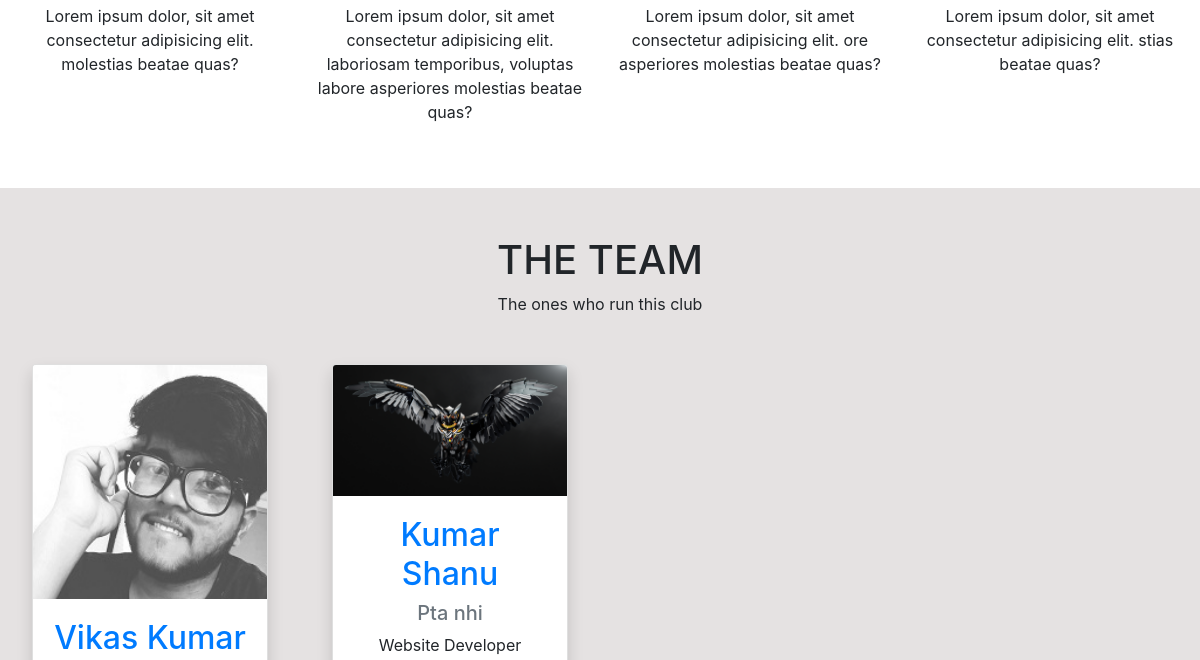
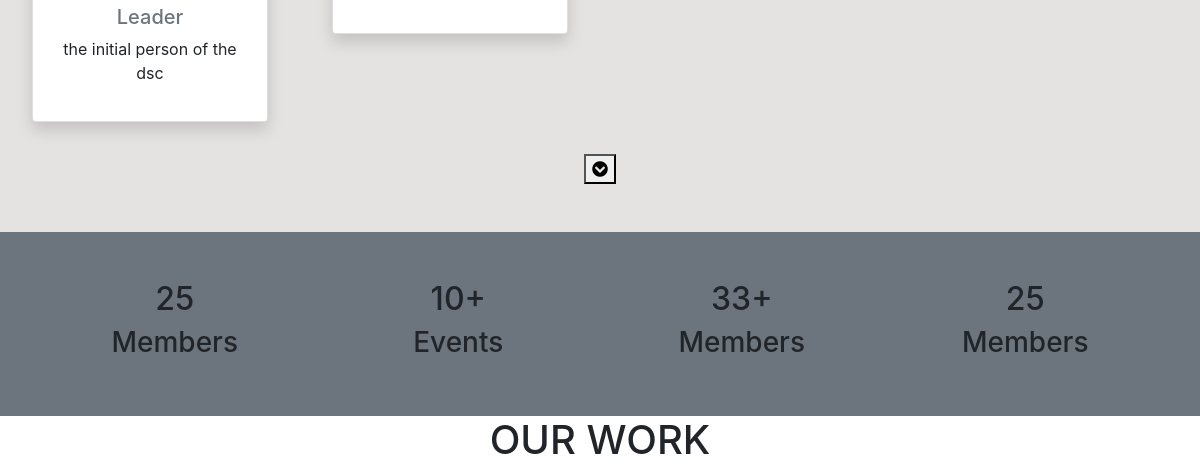
The app's page / (middle part), older data (2 pictures, top to bottom).
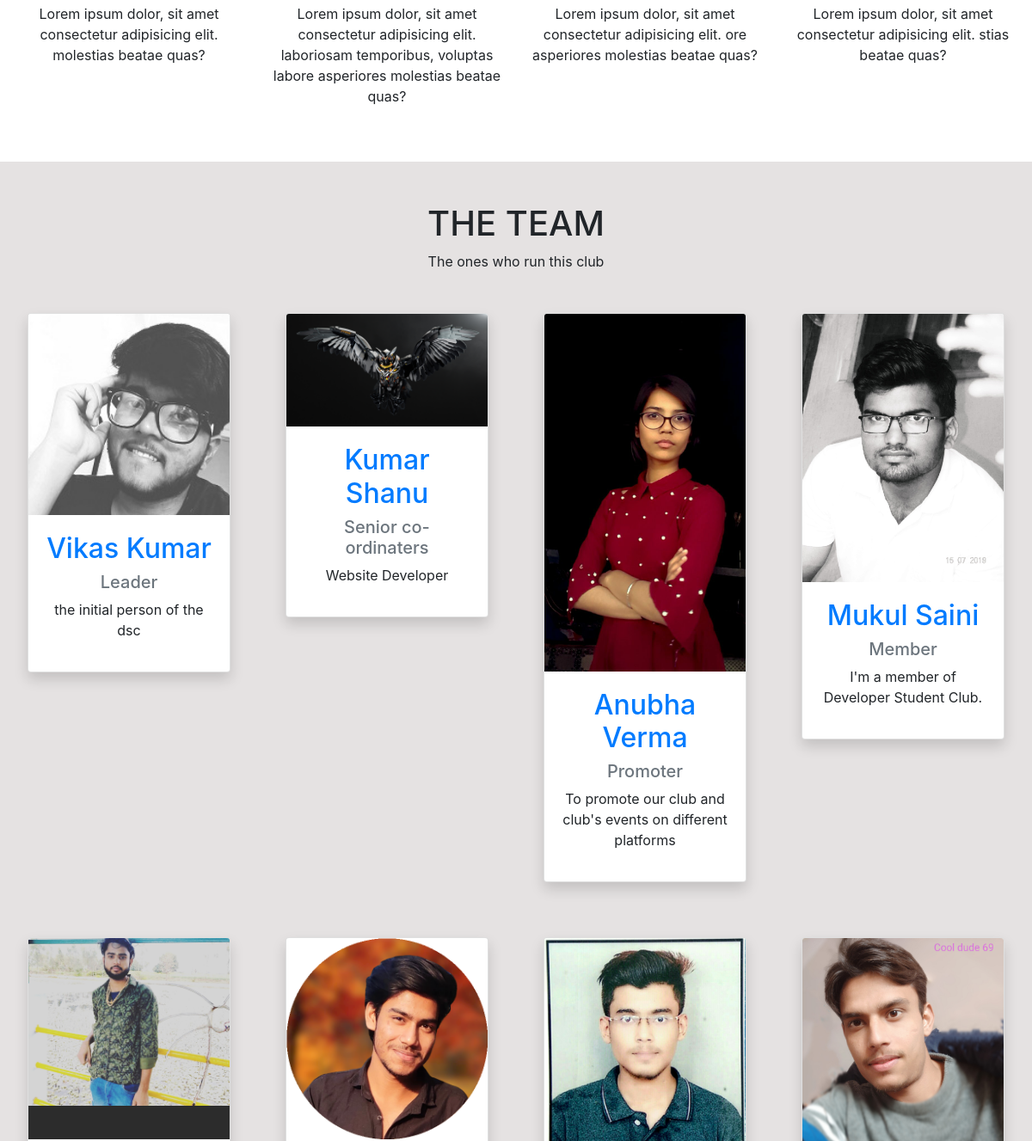
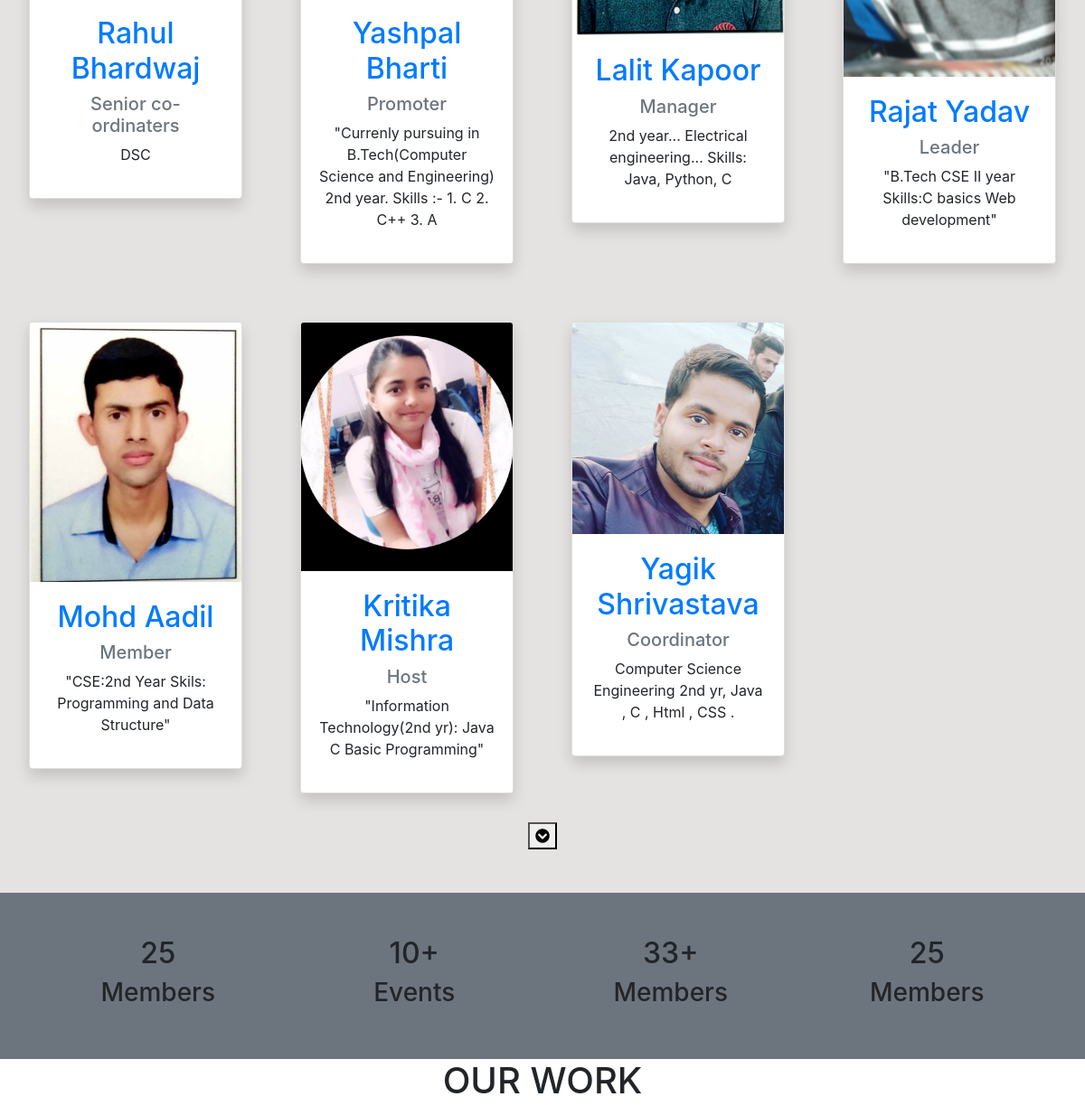
The same page, newer data (2 pictures, top to bottom).
### dscweb/models.py (models this page shows, shortened)
class Member(models.Model):
    pic         = models.ImageField()
    first_name  = models.CharField(max_length=50, null=False)
    last_name   = models.CharField(max_length=50, null=False)
    mobile      = models.CharField(max_length=12, null=False)
    email       = models.EmailField()
    title       = models.CharField(max_length=20, null=False)
    description = models.CharField(max_length=100)
    facebook    = models.URLField(null=True, blank=True)
    linkedin    = models.URLField(null=True, blank=True)
    github      = models.URLField(null=True, blank=True)
    def get_absolute_url(self):
        return f"/member/{self.first_name}"

### dscweb/views.py (the view)
# urls.py: path('', views.home_view, name='home'),
def home_view(request):
    members = Member.objects.all()
    context = {"title": "DSC", "members": members}
    return render(request, 'home.html', context)

### templates/home.html (shortened to what this page needs)
{% extends 'base.html' %}
{%load static%}
{% block content %}
    <section>
        <div class="container-fluid py-5">
            <div class="row">
                <div class="col-sm-3 text-center">
                    <p>Lorem ipsum dolor, sit amet consectetur adipisicing elit. molestias beatae quas?</p>
                </div>
                <div class="col-sm-3 text-center">
                    <p >Lorem ipsum dolor, sit amet consectetur adipisicing elit. laboriosam temporibus, voluptas labore asperiores molestias beatae quas?</p>
                </div>
                <div class="col-sm-3 text-center">
                    <p>Lorem ipsum dolor, sit amet consectetur adipisicing elit. ore asperiores molestias beatae quas?</p>
                </div>
                <div class="col-sm-3 text-center">
                    <p>Lorem ipsum dolor, sit amet consectetur adipisicing elit. stias beatae quas?</p>
                </div>
            </div>
        </div>
    </section>
    <section>
        <div class="container-fluid py-5 " style="background-color: rgb(229, 226, 226);">
            <h1 class="text-center">THE TEAM</h1>
            <p class="text-center">The ones who run this club</p>
            <div class="row">
                {% for member in members %}
                <div class="col-sm-3 p-4">
                    <div class="card shadow m-2">
                        <a href=" {{ member.get_absolute_url }} " >
                        <img src="{{ member.pic.url }}" alt="Pic" class="card-img-top img-fluid">
                        <div class="card-body text-center">
                            <h2>{{ member.first_name }} {{ member.last_name }}</h2>
                            </a>
                            <p class="text-secondary h5">{{ member.title }}</p>
                            <p>{{ member.description }}</p>
                        </div>
                    </div>
                </div>
                {% endfor %}
            </div>
            <div class="text-center">
                <button type="button" class="" data-toggle="collapse" data-target="#rem"><i class="fas fa-chevron-circle-down" style="text-size:45px;"></i></button>
            </div>
    <section>
        <div class="container-fluid p-5 bg-secondary">
            <div class="row">
                <div class="col-sm-3 text-center">
                    <h2>25 </h2>
                    <h3>Members</h3>
                </div>
                <div class="col-sm-3 text-center">
                    <h2>10+</h2>
                    <h3>Events</h3>
                </div>
                <div class="col-sm-3 text-center">
                    <h2>33+</h2>
                    <h3>Members</h3>
                </div>
                <div class="col-sm-3 text-center">
                    <h2>25 </h2>
                    <h3>Members</h3>
                </div>
            </div>
        </div>
    </section>
    <section>
        <div class="container-fluid" style="height: 400px;">
            <h1 class="text-center">OUR WORK</h1>
        </div>
    </section>
{% endblock %}

### templates/base.html (shortened to what this page needs)
{% load static %}
<!doctype html>
<html lang="en">
<head>
    <link rel="stylesheet" href="https://stackpath.bootstrapcdn.com/bootstrap/4.3.1/css/bootstrap.min.css"
>
    <link rel="stylesheet" href="https://use.fontawesome.com/releases/v5.7.0/css/all.css">
    <link rel="stylesheet" href="{%static 'css/footer.css'%}" type="text/css">
</head>
<body style="padding-top:40px;">
    <div class="site-container">
            {% block content %}{% endblock %}
</body>
</html>

### templates/navbar.html (shortened to what this page needs)
{%load static%}

### templates/footer.html (shortened to what this page needs)
{% load static %}

Row changes from the older to the newer data that the page shows:
changed Member "Shanu": title "Pta nhi" → "Senior co-ordinaters"
added Member: pic (picture), first_name "Anubha", last_name "Verma", title "Promoter", description "To promote our club and club's events on different platforms"
added Member: pic (picture), first_name "Mukul", last_name "Saini", title "Member", description "I'm a member of Developer Student Club."
added Member: pic (picture), first_name "Rahul", last_name "Bhardwaj", title "Senior co-ordinaters", description "DSC"
added Member: pic (picture), first_name "Yashpal", last_name "Bharti", title "Promoter", description "\"Currenly pursuing in B.Tech(Computer Science and Engineering) 2nd year. Skills :- 1. C 2. C++ 3. A"
added Member: pic (picture), first_name "Lalit", last_name "Kapoor", title "Manager", description "2nd year... Electrical engineering... Skills: Java, Python, C"
added Member: pic (picture), first_name "Rajat", last_name "Yadav", title "Leader", description "\"B.Tech CSE II year Skills:C basics Web development\""
added Member: pic (picture), first_name "Mohd", last_name "Aadil", title "Member", description "\"CSE:2nd Year Skils: Programming and Data Structure\""
added Member: pic (picture), first_name "Kritika", last_name "Mishra", title "Host", description "\"Information Technology(2nd yr): Java C Basic Programming\""
added Member: pic (picture), first_name "Yagik", last_name "Shrivastava", title "Coordinator", description "Computer Science Engineering 2nd yr, Java , C , Html , CSS ."
